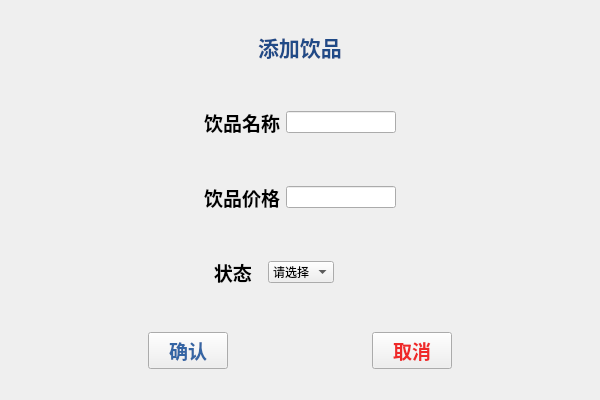
<?xml version="1.0" encoding="UTF-8"?>
<ui version="4.0">
 <class>Add_drinks</class>
 <widget class="QWidget" name="Add_drinks">
  <property name="geometry">
   <rect>
    <x>0</x>
    <y>0</y>
    <width>600</width>
    <height>400</height>
   </rect>
  </property>
  <property name="maximumSize">
   <size>
    <width>600</width>
    <height>400</height>
   </size>
  </property>
  <property name="windowTitle">
   <string>Form</string>
  </property>
  <layout class="QVBoxLayout" name="verticalLayout_3">
   <item>
    <spacer name="horizontalSpacer_7">
     <property name="orientation">
      <enum>Qt::Horizontal</enum>
     </property>
     <property name="sizeHint" stdset="0">
      <size>
       <width>579</width>
       <height>20</height>
      </size>
     </property>
    </spacer>
   </item>
   <item>
    <layout class="QHBoxLayout" name="horizontalLayout">
     <item>
      <spacer name="horizontalSpacer">
       <property name="orientation">
        <enum>Qt::Horizontal</enum>
       </property>
       <property name="sizeHint" stdset="0">
        <size>
         <width>40</width>
         <height>20</height>
        </size>
       </property>
      </spacer>
     </item>
     <item>
      <widget class="QLabel" name="label">
       <property name="font">
        <font>
         <family>AR PL UKai CN</family>
         <pointsize>16</pointsize>
         <weight>75</weight>
         <bold>true</bold>
        </font>
       </property>
       <property name="text">
        <string>&lt;html&gt;&lt;head/&gt;&lt;body&gt;&lt;p&gt;&lt;span style=&quot; color:#204a87;&quot;&gt;添加饮品&lt;/span&gt;&lt;/p&gt;&lt;/body&gt;&lt;/html&gt;</string>
       </property>
      </widget>
     </item>
     <item>
      <spacer name="horizontalSpacer_2">
       <property name="orientation">
        <enum>Qt::Horizontal</enum>
       </property>
       <property name="sizeHint" stdset="0">
        <size>
         <width>40</width>
         <height>20</height>
        </size>
       </property>
      </spacer>
     </item>
    </layout>
   </item>
   <item>
    <layout class="QHBoxLayout" name="horizontalLayout_7">
     <item>
      <spacer name="horizontalSpacer_10">
       <property name="orientation">
        <enum>Qt::Horizontal</enum>
       </property>
       <property name="sizeHint" stdset="0">
        <size>
         <width>40</width>
         <height>20</height>
        </size>
       </property>
      </spacer>
     </item>
     <item>
      <layout class="QVBoxLayout" name="verticalLayout_2">
       <item>
        <spacer name="verticalSpacer_3">
         <property name="orientation">
          <enum>Qt::Vertical</enum>
         </property>
         <property name="sizeHint" stdset="0">
          <size>
           <width>20</width>
           <height>15</height>
          </size>
         </property>
        </spacer>
       </item>
       <item>
        <layout class="QVBoxLayout" name="verticalLayout">
         <item>
          <layout class="QHBoxLayout" name="horizontalLayout_2">
           <item>
            <widget class="QLabel" name="label_2">
             <property name="font">
              <font>
               <family>AR PL UKai CN</family>
               <pointsize>14</pointsize>
               <weight>75</weight>
               <bold>true</bold>
              </font>
             </property>
             <property name="text">
              <string>饮品名称</string>
             </property>
            </widget>
           </item>
           <item>
            <widget class="QLineEdit" name="lineEdit"/>
           </item>
          </layout>
         </item>
         <item>
          <spacer name="verticalSpacer">
           <property name="orientation">
            <enum>Qt::Vertical</enum>
           </property>
           <property name="sizeHint" stdset="0">
            <size>
             <width>20</width>
             <height>40</height>
            </size>
           </property>
          </spacer>
         </item>
         <item>
          <layout class="QHBoxLayout" name="horizontalLayout_3">
           <item>
            <widget class="QLabel" name="label_3">
             <property name="font">
              <font>
               <family>AR PL UKai CN</family>
               <pointsize>14</pointsize>
               <weight>75</weight>
               <bold>true</bold>
              </font>
             </property>
             <property name="text">
              <string>饮品价格</string>
             </property>
            </widget>
           </item>
           <item>
            <widget class="QLineEdit" name="lineEdit_2"/>
           </item>
          </layout>
         </item>
         <item>
          <spacer name="verticalSpacer_2">
           <property name="orientation">
            <enum>Qt::Vertical</enum>
           </property>
           <property name="sizeHint" stdset="0">
            <size>
             <width>20</width>
             <height>40</height>
            </size>
           </property>
          </spacer>
         </item>
         <item>
          <layout class="QHBoxLayout" name="horizontalLayout_5">
           <item>
            <layout class="QHBoxLayout" name="horizontalLayout_4">
             <item>
              <widget class="QLabel" name="label_4">
               <property name="font">
                <font>
                 <family>AR PL UKai CN</family>
                 <pointsize>14</pointsize>
                 <weight>75</weight>
                 <bold>true</bold>
                </font>
               </property>
               <property name="text">
                <string>  状态  </string>
               </property>
              </widget>
             </item>
             <item>
              <widget class="QComboBox" name="comboBox">
               <item>
                <property name="text">
                 <string>请选择</string>
                </property>
               </item>
               <item>
                <property name="text">
                 <string>有</string>
                </property>
               </item>
               <item>
                <property name="text">
                 <string>无</string>
                </property>
               </item>
              </widget>
             </item>
            </layout>
           </item>
           <item>
            <spacer name="horizontalSpacer_3">
             <property name="orientation">
              <enum>Qt::Horizontal</enum>
             </property>
             <property name="sizeHint" stdset="0">
              <size>
               <width>40</width>
               <height>20</height>
              </size>
             </property>
            </spacer>
           </item>
          </layout>
         </item>
        </layout>
       </item>
       <item>
        <spacer name="verticalSpacer_4">
         <property name="orientation">
          <enum>Qt::Vertical</enum>
         </property>
         <property name="sizeHint" stdset="0">
          <size>
           <width>20</width>
           <height>15</height>
          </size>
         </property>
        </spacer>
       </item>
      </layout>
     </item>
     <item>
      <spacer name="horizontalSpacer_8">
       <property name="orientation">
        <enum>Qt::Horizontal</enum>
       </property>
       <property name="sizeHint" stdset="0">
        <size>
         <width>40</width>
         <height>20</height>
        </size>
       </property>
      </spacer>
     </item>
    </layout>
   </item>
   <item>
    <layout class="QHBoxLayout" name="horizontalLayout_6">
     <item>
      <spacer name="horizontalSpacer_6">
       <property name="orientation">
        <enum>Qt::Horizontal</enum>
       </property>
       <property name="sizeHint" stdset="0">
        <size>
         <width>40</width>
         <height>20</height>
        </size>
       </property>
      </spacer>
     </item>
     <item>
      <widget class="QPushButton" name="pushButton">
       <property name="font">
        <font>
         <family>AR PL UKai CN</family>
         <pointsize>14</pointsize>
         <weight>75</weight>
         <bold>true</bold>
        </font>
       </property>
       <property name="styleSheet">
        <string notr="true">color: rgb(52, 101, 164);</string>
       </property>
       <property name="text">
        <string>确认</string>
       </property>
       <property name="icon">
        <iconset resource="image.qrc">
         <normaloff>:/image/38.png</normaloff>:/image/38.png</iconset>
       </property>
      </widget>
     </item>
     <item>
      <spacer name="horizontalSpacer_4">
       <property name="orientation">
        <enum>Qt::Horizontal</enum>
       </property>
       <property name="sizeHint" stdset="0">
        <size>
         <width>40</width>
         <height>20</height>
        </size>
       </property>
      </spacer>
     </item>
     <item>
      <widget class="QPushButton" name="pushButton_2">
       <property name="maximumSize">
        <size>
         <width>600</width>
         <height>400</height>
        </size>
       </property>
       <property name="font">
        <font>
         <family>AR PL UKai CN</family>
         <pointsize>14</pointsize>
         <weight>75</weight>
         <bold>true</bold>
        </font>
       </property>
       <property name="styleSheet">
        <string notr="true">color: rgb(239, 41, 41);</string>
       </property>
       <property name="text">
        <string>取消</string>
       </property>
       <property name="icon">
        <iconset resource="image.qrc">
         <normaloff>:/image/39.png</normaloff>:/image/39.png</iconset>
       </property>
      </widget>
     </item>
     <item>
      <spacer name="horizontalSpacer_5">
       <property name="orientation">
        <enum>Qt::Horizontal</enum>
       </property>
       <property name="sizeHint" stdset="0">
        <size>
         <width>40</width>
         <height>20</height>
        </size>
       </property>
      </spacer>
     </item>
    </layout>
   </item>
   <item>
    <spacer name="horizontalSpacer_9">
     <property name="orientation">
      <enum>Qt::Horizontal</enum>
     </property>
     <property name="sizeHint" stdset="0">
      <size>
       <width>579</width>
       <height>20</height>
      </size>
     </property>
    </spacer>
   </item>
  </layout>
 </widget>
 <resources>
  <include location="image.qrc"/>
 </resources>
 <connections/>
</ui>
